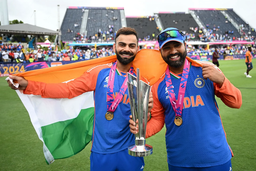
#> input picture Clustering/roko1.png, 256 x 171 px, shrunk from 1920 x 1279 before the run
$ jupyter execute 'kMeans for Image.ipynb'
#> lines starting #> are read from the running program, lines starting #| are printed output that depends on the picture
# Applications

[cell 1]
#if CV is not already installed, uncomment this and run this block of code
#import sys
#!{sys.executable} -m pip install opencv-python

[cell 2]
#pip install opencv-python

[cell 3]
import numpy as np
import pandas as pd
import cv2 as cv
#from cv import cv2_imshow # for image display
from skimage import io
from PIL import Image
import matplotlib.pylab as plt

[cell 4]
#pip install opencv-python

[cell 5]
## TODO: LOAD IMAGE
url = "https://cloudfront-us-east-2.images.arcpublishing.com/reuters/WZOGRHKGYJIM7BGC2SXBBEZ4NM.jpg"
url = "https://www.lavanguardia.com/files/og_thumbnail/uploads/2022/01/29/61f533e43523a.png"
url = "https://upload.wikimedia.org/wikipedia/commons/6/6a/Holi_Festival_of_Colors_Utah%2C_United_States_2013.jpg"
myImg = io.imread('roko1.png')
#> myImg is the input picture: shape (171, 256, 3); mean R, G, B 131.7, 132, 130.9
#myImg = io.imread(url)

[cell 6]
myImg.shape
#> Out = (171, 256, 3)

[cell 7]
myImg

[cell 8]
plt.imshow(myImg)

[cell 9]
#myimgr = 255 - myImg
#plt.imshow(myimgr)

[cell 10]
myImg.shape
#> Out = (171, 256, 3)

[cell 11]
myImgnew = myImg.reshape(myImg.shape[0]*myImg.shape[1],myImg.shape[2])
myImgnew.shape
#> Out = (43776, 3)

[cell 12]
myImgnew

[cell 13]
uniquecolors = np.unique(np.array(myImgnew), axis=0)
uniquecolors.shape
#> Out = (32467, 3)

[cell 14]
#There are approx 2.29lakh unique colors

[cell 15]
myImgnew

[cell 16]
from sklearn.cluster import KMeans
kmeans = KMeans(n_clusters=5, max_iter=100000,random_state = 5)
kmeans.fit(myImgnew)
labels = kmeans.predict(myImgnew)
#print(labels)

[cell 17]
from sklearn.mixture import GaussianMixture as GMM
gmm = GMM(n_components = 10)
gmm.fit(myImgnew)
labels = kmeans.predict(myImgnew)
#print(labels)

[cell 18]
labels

[cell 19]
kmeans.cluster_centers_

[cell 20]
Ccentres = kmeans.cluster_centers_.astype(int)
Ccentres

[cell 21]
Ccentres[0]

[cell 22]
newimage = []
for i in range(len(labels)):
    newimage.append(Ccentres[labels[i]])
#> after the loop, newimage = 43776 items

[cell 23]
newimage = np.array(newimage)

[cell 24]
newimage

[cell 25]
newimagesee = newimage.reshape(myImg.shape[0],myImg.shape[1],myImg.shape[2])
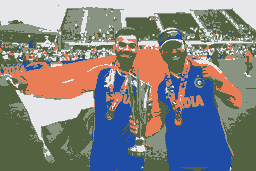
#> newimagesee: shape (171, 256, 3) int64; mean R, G, B 130.9, 131.3, 130.3

[cell 26]
newimagesee

[cell 27]
plt.imshow(newimagesee)

[cell 28]
plt.imshow(myImg)

[cell 29]
#?plt.imshow

[cell 30]
result=cv.imwrite('31624.jpeg', newimagesee)

[cell 31]
myImg.shape
#> Out = (171, 256, 3)
